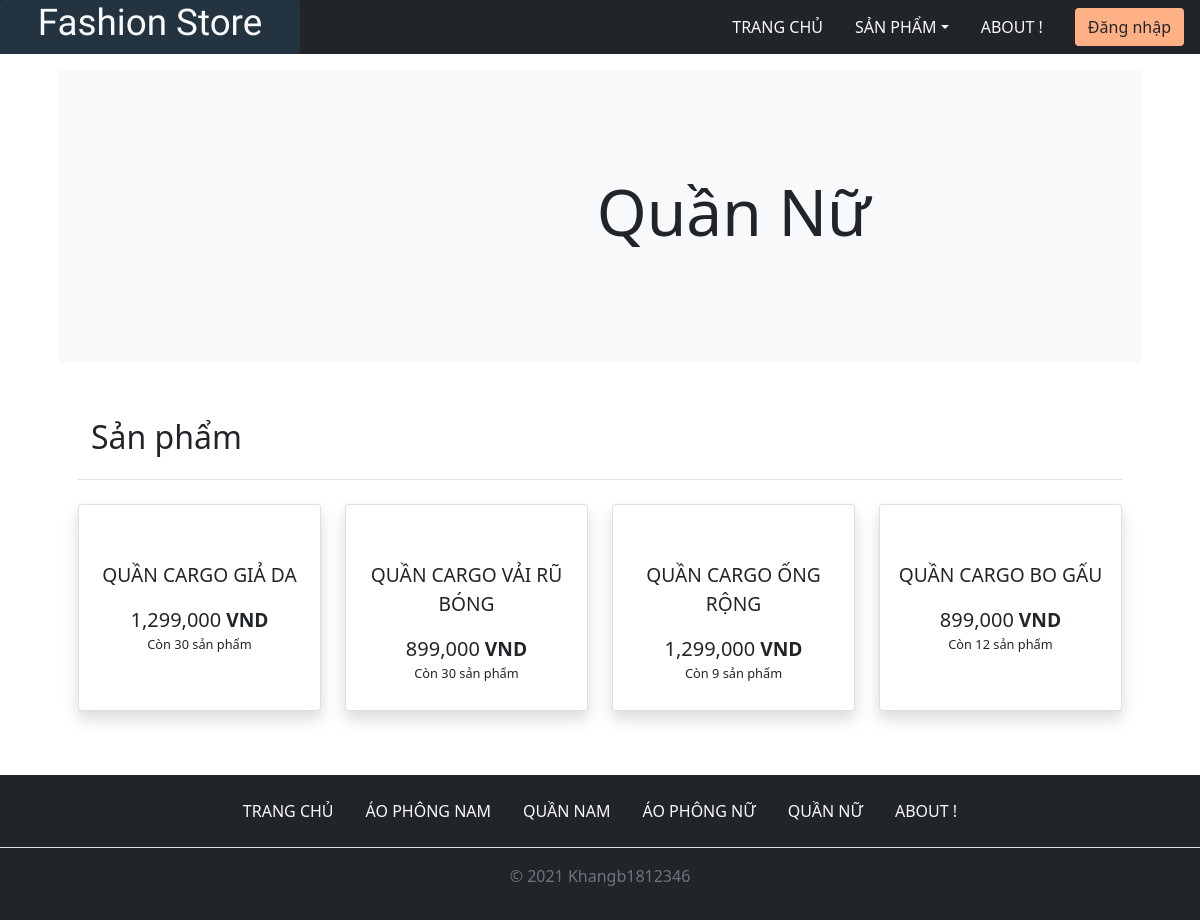
/banhang/category_page.php?id=19, run on the app's committed database.
### tables this page shows
CREATE TABLE `loaihanghoa` (
  `MaLoaiHang` int(11) NOT NULL,
  `TenLoaiHang` varchar(30) NOT NULL,
  `url` varchar(200) NOT NULL COMMENT 'url_img'
);

CREATE TABLE `hanghoa` (
  `MSHH` int(10) NOT NULL,
  `TenHH` varchar(50) NOT NULL,
  `QuyCach` varchar(1000) NOT NULL,
  `Gia` int(10) UNSIGNED NOT NULL,
  `SoLuongHang` int(10) UNSIGNED NOT NULL,
  `MaLoaiHang` int(11) NOT NULL,
  `adddate` timestamp NOT NULL DEFAULT current_timestamp(),
  `time_update` timestamp NOT NULL DEFAULT current_timestamp() ON UPDATE current_timestamp()
);

### banhang/libs/database.php (called while the page is built, shortened)
<?php
function db_get_list($sql)
{
    global $conn;
    $data = array();
    $resul = mysqli_query($conn, $sql);
    while ($row = mysqli_fetch_assoc($resul)) {
        $data[] = $row;
    }
    return $data;
}
function db_get_row($sql)
{
    global $conn;
    $resul = mysqli_query($conn, $sql);
    $row = array();
    if (mysqli_num_rows($resul) > 0) {
        $row = mysqli_fetch_assoc($resul);
    }
    return $row;
}

### banhang/category_page.php (the view, shortened to what this page needs)
<?php
require_once('./libs/database.php');
$id = '';
if (isset($_GET['id'])) {
    $id = $_GET['id'];
    $sql_id = 'SELECT * FROM LoaiHangHoa WHERE MaLoaiHang=' . $id;
    $result = db_get_row($sql_id);
    if ($result != 1) {
        $name_category = $result['TenLoaiHang'];
    }
}
$sql_list = 'SELECT * FROM hanghoa WHERE MaLoaiHang=' . $id;
$list = db_get_list($sql_list);
?>
<!DOCTYPE html>
<html lang="en">
<head>
    <link href="https://cdn.jsdelivr.net/npm/bootstrap@5.1.3/dist/css/bootstrap.min.css" rel="stylesheet">
    <link rel="stylesheet" href="./assests/css/style.css">
    <link rel="stylesheet" href="https://cdn.jsdelivr.net/npm/bootstrap-icons@1.6.0/font/bootstrap-icons.css">
</head>
<?php include_once('./widgets/header.php'); ?>
<div id="page_category">
    <div class="category container" data-aos="fade-down">
        <div class="rounded p-3 p-md-2 m-md-3 text-center bg-light d-flex align-items-center">
            <div class="col-md-5 p-lg-5 mx-auto my-5">
                <h1 class="display-3 fw-normal"><?= $name_category ?></h1>
            </div>
        </div>
    </div>
    <div class="container px-4 py-3" id="custom-cards">
        <div class="container px-4 py-3" id="custom-cards">
            <a href="#danh_muc" class="btn link-dark">
                <h2 class="text-center">Sản phẩm</h2>
            </a>
            <p class="pb-2 border-bottom"></p>
            <div id="danh_muc" class="row row-cols-1 row-cols-lg-4 align-items-stretch g-4 py-2">
                <?php
                foreach ($list as $row) {
                    $sql_list_img = 'SELECT url FROM hinhhanghoa WHERE MSHH=' . $row['MSHH'];
                    $url_img = db_get_row($sql_list_img);
                    echo '<div class="col">
                    <div class="card card-cover rounded shadow h-100">
                        <div class="d-flex flex-column h-100 p-1 text-shadow-1">
                            <a href="./single_page.php?id=' . $row['MSHH'] . '" class="btn link-dark h-100">
                                <img src="' . $url_img['url'] . '" alt="" class="img-fluid mb-3" id=url' . $row['MSHH'] . '>
                                <div class="content_item mt-2 ">
                                <p class="name_product mt-3 lh-3" id=ten' . $row['MSHH'] . '>' . $row['TenHH'] . '</p>
                                <h5 class="cost my-2 d-inline" id=gia' . $row['MSHH'] . '>' . number_format($row['Gia'], 0, '.', ',') . '</h5>
                                <span><strong>VND</strong></span>
                                <p class="inventory mb-3" name=' . $row['SoLuongHang'] . '  id=soluonghang' . $row['MSHH'] . '>Còn ' . $row['SoLuongHang'] . ' sản phẩm</p>
                                <p class="intro"></p>
                                </div>
                            </a>
                            <div class="buy_item d-flex w-100 flex-column justify-content-center align-items-center bg-white shadow">
                                <div class="input-group input-group-sm mb-3 w-75">
                                    <div class="input-group-prepend">
                                        <span class="input-group-text" id="inputGroup-sizing-sm">
                                            Số lượng:
                                        </span>
                                    </div>
                                    <input type="number" value=1 min="1" max=' . $row['SoLuongHang'] . ' class="form-control" id=soluong' . $row['MSHH'] . ' aria-label="Small" aria-describedby="inputGroup-sizing-sm">
                                </div>
                                <p class="error text-danger p-0 mb-1"></p>
                                <button class="btn btn-success " id=' . $row['MSHH'] . ' onclick="getInfo(this.id)">
                                    <i class="bi bi-basket"></i>
                                    <span>Thêm vào giỏ</span>
                                </button>
                            </div>
                        </div>
                    </div>
                </div>';
                }
                ?>
            </div>
        </div>
    </div>
</div>
<?php include_once('./widgets/footer.php'); ?>

### banhang/widgets/footer.php (shortened to what this page needs)
<?php
$sql = 'SELECT * FROM LoaiHangHoa';
$resul = db_get_list($sql);
?>
<footer class="py-3 mt-4 bg-dark">
    <ul class="nav justify-content-center border-bottom pb-3 mb-3">
        <li><a href="./index.php" class="nav-link px-3 rounded  btn-outline-secondary link-light upcase">Trang chủ</a></li>
        <?php
        foreach ($resul as $row) {
            echo '<li><a class="nav-link px-3 link-light rounded btn-outline-secondary upcase" href="./category_page.php?id=' . $row['MaLoaiHang'] . '">' . $row['TenLoaiHang'] . '</a></li>';
        }
        ?>
        <li><a href="#" class="nav-link px-3 link-light rounded btn-outline-secondary upcase">About !</a></li>
    </ul>
    <p class="text-center text-muted">&copy; 2021 Khangb1812346</p>
</footer>
</body>
</html>

### banhang/assests/css/style.css (style rules this page uses)
:root { --primary--color:#0984e3; }
.link-dark { font-size: 1.2rem; }
.upcase { text-transform: uppercase; }
.card { position: relative; }
.name_product { font-size: 1.2rem; }
.inventory { font-size: 0.8rem; }

### data on the page
loaihanghoa: TenLoaiHang "Quần Nữ", TenLoaiHang "QUẦN NỮ"
hanghoa: TenHH "QUẦN CARGO GIẢ DA", Gia "1,299,000", SoLuongHang "30"
hanghoa: TenHH "QUẦN CARGO VẢI RŨ BÓNG", Gia "899,000", SoLuongHang "30"
hanghoa: TenHH "QUẦN CARGO ỐNG RỘNG", Gia "1,299,000", SoLuongHang "9"
hanghoa: TenHH "QUẦN CARGO BO GẤU", Gia "899,000", SoLuongHang "12"
loaihanghoa: TenLoaiHang "ÁO PHÔNG NAM"
loaihanghoa: TenLoaiHang "QUẦN NAM"
loaihanghoa: TenLoaiHang "ÁO PHÔNG NỮ"
